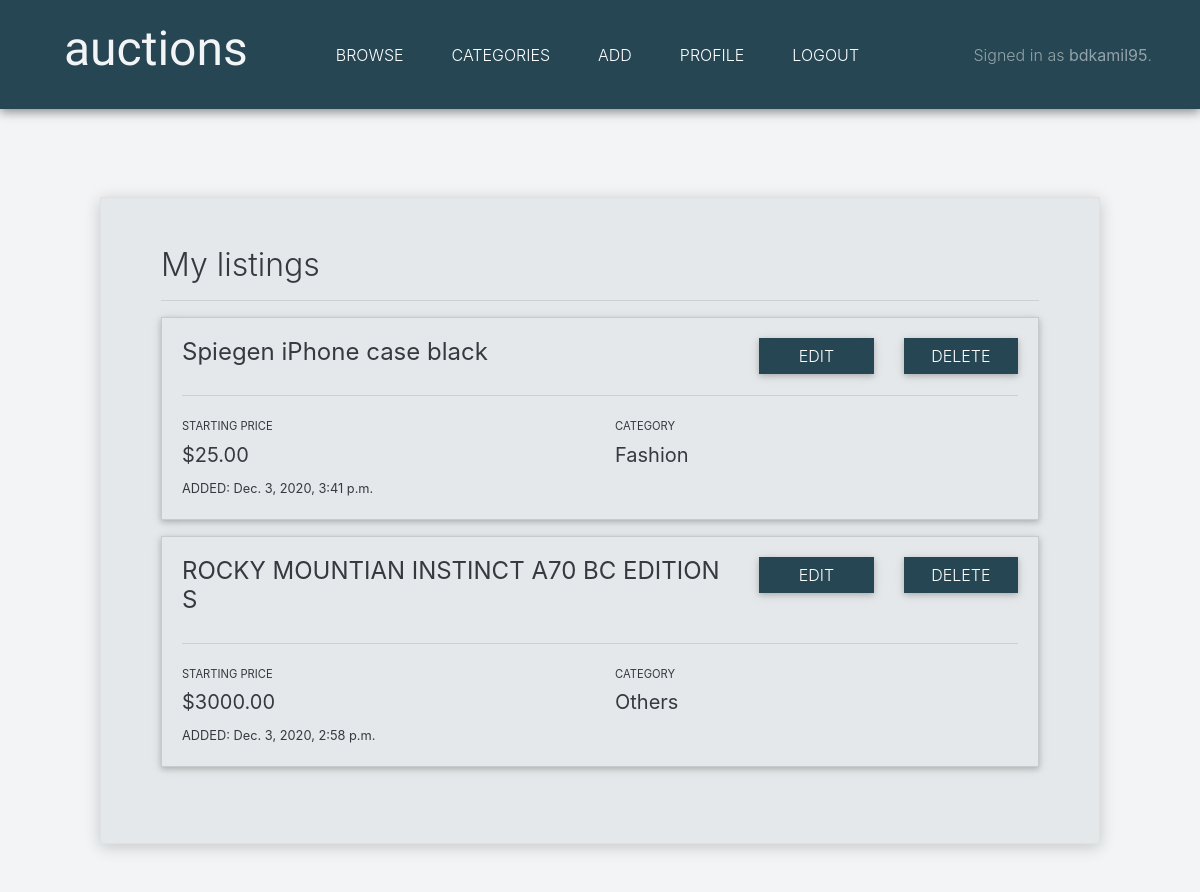
The page /profile/view/mylistings (signed in) on the database as committed earlier.
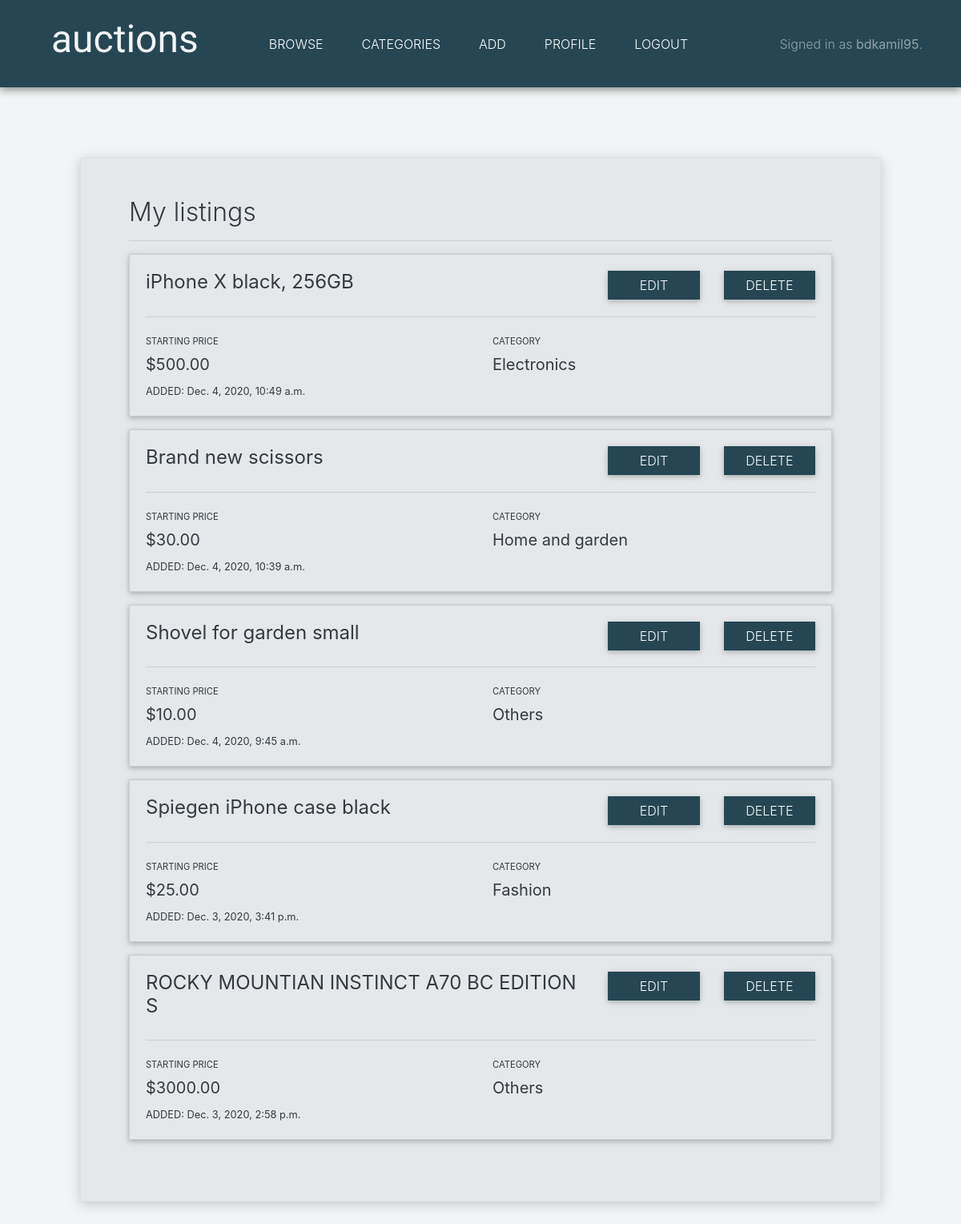
The same page on the database as committed later.
### auctions/models.py (models this page shows, shortened)
class Listing(models.Model):
    title = models.CharField(max_length=30)
    description = models.CharField(max_length=500)
    starting_price = models.FloatField()
    photo = models.ImageField(upload_to='listing_images', default='default.jpg')
    user = models.ForeignKey(User, on_delete=models.CASCADE)
    category = models.ForeignKey(Category, on_delete=models.CASCADE)
    date_added = models.DateTimeField(default=timezone.now)
    active = models.BooleanField(default=True)

class Category(models.Model):
    name = models.CharField(max_length=20)

### auctions/views.py (the view)
# urls.py: path("profile/view/mylistings", views.listings_view, name="listings_view"),
@login_required
def listings_view(request):
    logged_user = request.user
    user_id = logged_user.id
    listings = Listing.objects.filter(user_id=user_id).order_by('-date_added')
    categories = Category.objects.all().order_by('name')
    return render(request, "auctions/listings_view.html", {
        "listings": listings,
        "categories": categories
    })

### auctions/templates/auctions/listings_view.html (shortened to what this page needs)
{% extends "auctions/layout.html" %}
{% block body %}
    <div class="listings-panel animated slideInDown border mt-5">
        <div><h2>My listings</h2></div>
        <hr>
        {% for listing in listings %}
        <div class="pb-3">
            <div class="card" style="border-radius: 0; background-color: #E4E8EA;">
                <div class="card-body">
                    <div class="row">
                        <div class="col-8">
                            <h4 class="card-title">{{ listing.title }}</h4>
                        </div>
                        <div class="col-2">
                            <a href="{% url 'change_password' %}" role="button" class="btn btn-info button-custom btn-block">EDIT</a>
                        </div>
                        <div class="col-2">
                            <form action="{% url 'listing_delete' %}" method="POST">
                                <button type="submit" class="btn btn-info button-custom btn-block">DELETE</button>
                            </form>
                        </div>
                    </div>
                    <hr>
                    <div class="row">
                        <div class="col">
                            <label class="form-input-label" for="startingPriceOutput">STARTING PRICE</label>
                            <div id="startingPriceOutput">
                                <h5>${{ listing.starting_price }}0</h5>
                            </div>
                        </div>
                        <div class="col">
                            <label class="form-input-label" for="categoryOutput">CATEGORY</label>
                            <div id="categoryOutput">
                                <h5>
                                {% for category in categories %}
                                    {% if category.id == listing.category_id %}
                                        {{category.name}}
                                    {% endif %}
                                {% endfor %}
                                </h5>
                            </div>
                        </div>
                    </div>
                    <div class="row">
                        <div class="col">
                            <small>ADDED: {{ listing.date_added }}</small>
                        </div>
                    </div>
                </div>
            </div>
        </div>
        {% endfor %}
    </div>
{% endblock %}

Rows that differ between the two databases and show on the page:
added Listing: title "iPhone X black, 256GB", starting_price "500.0", date_added "Dec. 4, 2020, 10:49 a.m."
now on this page (row unchanged): Category: name "Electronics", shown under "iPhone X black, 256GB"
added Listing: title "Brand new scissors", starting_price "30.0", date_added "Dec. 4, 2020, 10:39 a.m."
now on this page (row unchanged): Category: name "Home and garden", shown under "Brand new scissors"
added Listing: title "Shovel for garden small", starting_price "10.0", date_added "Dec. 4, 2020, 9:45 a.m.", Category (name "Others")
